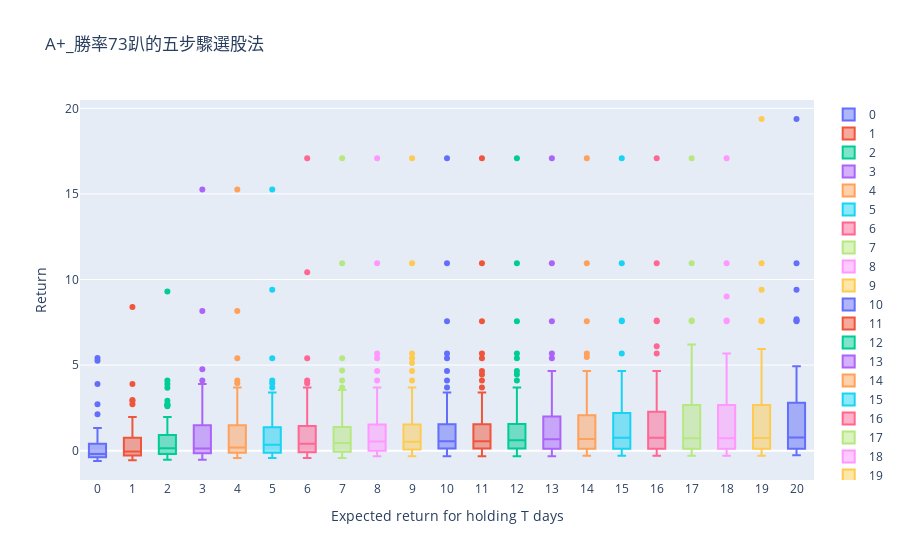

Notebook code for this chart:
### Code cell
plot_profit_distribution(r_ratio_distribution, strategy_report_path)
